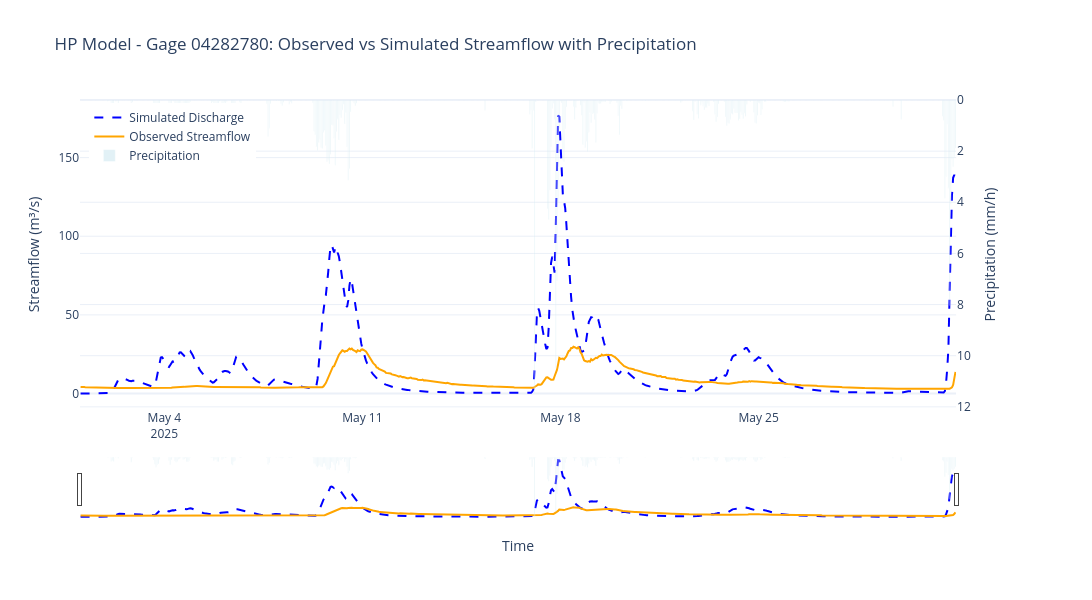

Here is the notebook cell this chart was saved with:
### Code cell
import pandas as pd

csv_file = r"/home/clemasters/EF5-RTI/Output/04282780/hp/ts.04282780.hp.csv"

df = pd.read_csv(csv_file)
df.columns = [c.strip() for c in df.columns]
df["Time"] = pd.to_datetime(df["Time"])

df["Discharge(m^3 s^-1)"] = pd.to_numeric(df["Discharge(m^3 s^-1)"], errors="coerce")
df["Observed(m^3 s^-1)"] = pd.to_numeric(df["Observed(m^3 s^-1)"], errors="coerce")
df["Precip(mm h^-1)"] = pd.to_numeric(df["Precip(mm h^-1)"], errors="coerce")

# interpolate observed values for plotting
df["Observed_interp"] = df["Observed(m^3 s^-1)"].interpolate(method="linear")

# Create subplot with secondary y-axis
fig = make_subplots(specs=[[{"secondary_y": True}]])

# Add simulated discharge trace
fig.add_trace(
    go.Scatter(
        x=df["Time"],
        y=df["Discharge(m^3 s^-1)"],
        mode="lines",
        name="Simulated Discharge",
        line=dict(width=2, color="blue", dash="dash")
    ),
    secondary_y=False,
)

# Add observed streamflow trace
fig.add_trace(
    go.Scatter(
        x=df["Time"],
        y=df["Observed_interp"],
        mode="lines",
        name="Observed Streamflow",
        line=dict(width=2, color="orange")
    ),
    secondary_y=False,
)

# Add precipitation trace (on secondary y-axis)
fig.add_trace(
    go.Bar(
        x=df["Time"],
        y=df["Precip(mm h^-1)"],
        name="Precipitation",
        opacity=0.35,
        marker_color="lightblue"
    ),
    secondary_y=True,
)

# Set x-axis title
fig.update_xaxes(title_text="Time")

# Set y-axes titles
fig.update_yaxes(title_text="Streamflow (m³/s)", secondary_y=False)
fig.update_yaxes(title_text="Precipitation (mm/h)", secondary_y=True)

# Invert precipitation axis
fig.update_yaxes(autorange="reversed", secondary_y=True)

# Update layout
fig.update_layout(
    title="HP Model - Gage 04282780: Observed vs Simulated Streamflow with Precipitation",
    xaxis=dict(rangeslider_visible=True),
    template="plotly_white",
    hovermode="x unified",
    legend=dict(x=0.01, y=0.99),
    height=600, 
    width=1200
)

fig.show()

# Save as HTML file
html_file = "/home/clemasters/EF5-RTI/HP_04282780_plot.html"
fig.write_html(html_file)
print(f"Plot saved as: {html_file}")

### Figure 1 — Plotly figure (JSON) as saved in the notebook; plotly's stock layout.template omitted (floating-point values rounded to 4 significant figures; data arrays with more than 128 entries replaced by an {"elided": "..."} marker saying what was removed)
{"data": [{"line": {"color": "blue", "dash": "dash", "width": 2}, "mode": "lines", "name": "Simulated Discharge", "type": "scatter", "x": {"elided": "743 str values"}, "xaxis": "x", "y": {"elided": "743 float values"}, "yaxis": "y"}, {"line": {"color": "orange", "width": 2}, "mode": "lines", "name": "Observed Streamflow", "type": "scatter", "x": {"elided": "743 str values"}, "xaxis": "x", "y": {"elided": "743 float values"}, "yaxis": "y"}, {"marker": {"color": "lightblue"}, "name": "Precipitation", "opacity": 0.35, "type": "bar", "x": {"elided": "743 str values"}, "xaxis": "x", "y": {"elided": "743 float values"}, "yaxis": "y2"}], "layout": {"height": 600, "hovermode": "x unified", "legend": {"x": 0.01, "y": 0.99}, "title": {"text": "HP Model - Gage 04282780: Observed vs Simulated Streamflow with Precipitation"}, "width": 1200, "xaxis": {"anchor": "y", "domain": [0, 0.94], "rangeslider": {"visible": true}, "title": {"text": "Time"}}, "yaxis": {"anchor": "x", "domain": [0, 1], "title": {"text": "Streamflow (m³/s)"}}, "yaxis2": {"anchor": "x", "autorange": "reversed", "overlaying": "y", "side": "right", "title": {"text": "Precipitation (mm/h)"}}}}
